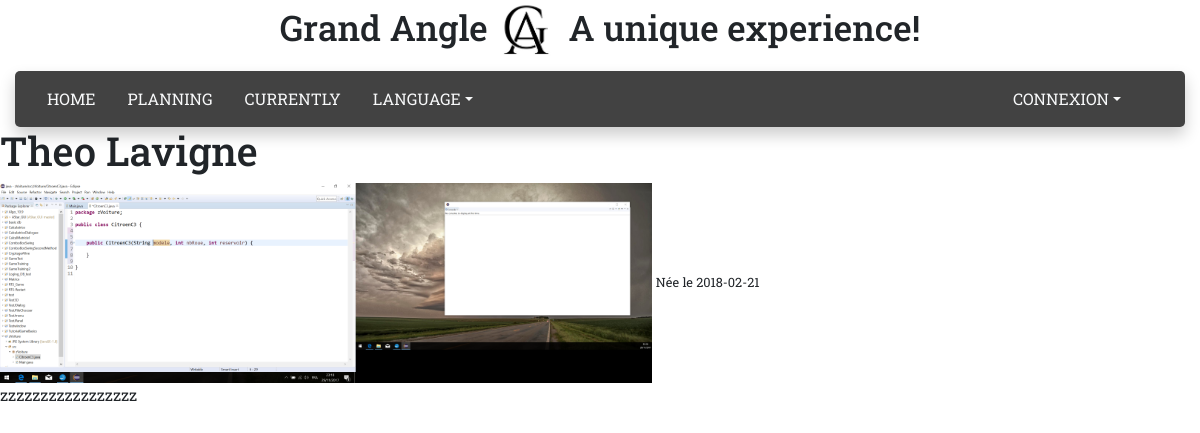
The page /?p=guest.artist&id=25 on the database its author committed.
### tables this page shows
CREATE TABLE IF NOT EXISTS `artist` (
  `idArtist` int(11) NOT NULL AUTO_INCREMENT,
  `nameArtist` varchar(100) NOT NULL,
  `surnameArtist` varchar(100) NOT NULL,
  `birthDate` date NOT NULL,
  `descrArtistFR` varchar(2000) NOT NULL,
  `descrArtistEN` varchar(2000) NOT NULL,
  `urlImg` varchar(200) DEFAULT NULL,
  `idExpo` int(11) DEFAULT NULL,
  PRIMARY KEY (`idArtist`),
  KEY `FK_artist_idExpo` (`idExpo`)
);

### App/Controller/Controller.php (called while the page is built, shortened)
<?php
class Controller {
    protected $viewpath = ROOT.'/App/Views/';
    protected function render($view ,$data = []) {
        !empty($data) ? extract($data) : false;
        require($this->viewpath.str_replace('.', '/', $view).'.php');
    }
}

### App/Controller/guest/GuestController.php (called while the page is built, shortened)
<?php
class GuestController extends ParentGuestController {
    public function artist() {
        $artistT = Utils::getTable('Artist');
        $data["artist"] = $artistT->query("SELECT * FROM artist WHERE idArtist = ?", [$_GET['id']], true);
        $this->render("guest.{$this->curentLanguage}.artist", $data);
    }
}

### public/index.php (called while the page is built, shortened)
<?php
isset($_GET['p']) ? $page = $_GET['p'] : $page = "guest.index";
$page = explode('.' ,$page);
if($page[0] === "guest") {
    $action = $page[1];
} else {
    $page[1] = ucfirst($page[1]);
    $controller = '\App\Controller\admin\\'.$page[1].'Controller';
    $action = $page[2];
    $page[2] = "";
}
$controller = new $controller();
$controller->$action();

### core/Database/MysqlDatabase.php (called while the page is built, shortened)
<?php
class MysqlDatabase extends Database {
    private $db_host, $db_name, $db_pass, $db_login;
    private $bdd;
    public function __construct($db_host, $db_name, $db_pass, $db_login) {
        $this->db_host = $db_host;
        $this->db_login = $db_login;
        $this->db_pass = $db_pass;
        $this->db_name = $db_name;
    }
    public function prepare($statement, $attributes, $class_name = null, $one = false) {
        $req = $this->getPDO()->prepare($statement);
        $res = $req->execute($attributes);
        return $one ? $req->fetch() : $req->fetchAll();
    }
    private function getPdo() {
        if(is_null($this->bdd)) {
            $this->bdd = new PDO("mysql:host=".$this->db_host.";dbname=".$this->db_name, $this->db_login, $this->db_pass);
            $this->bdd->setAttribute(PDO::ATTR_ERRMODE, PDO::ERRMODE_EXCEPTION);
        }
        return $this->bdd;
    }
}

### App/Table/Table.php (called while the page is built, shortened)
<?php
class Table  {
    protected $bdd;
    public function __construct(\Core\Database\MysqlDatabase $bdd) {
        $this->bdd = $bdd;
    }
    public function query($statement, $attributes = null, $one = false) {
        if($attributes) {
            return $this->bdd->prepare($statement, $attributes, str_replace('Table', 'Entity', get_class($this)), $one);
        } else {
            return $this->bdd->query($statement, str_replace('Table', 'Entity', get_class($this)), $one);
        }
    }
}

### App/Views/guest/fr/artist.php (the view)
<h1><?= ucfirst($artist->surnameArtist); ?> <?= ucfirst($artist->nameArtist); ?></h1>
<?php if(!is_null($artist->urlImg)): ?>
    <img src="<?= $artist->urlImg; ?>" height="200">
<?php endif; ?>
<small>Née le <?= $artist->birthDate; ?></small>
<p><?= $artist->descrArtistFR; ?></p>

### public/css/custom.css (style rules this page uses)
body { font-family: 'Roboto Slab', serif; }

### rows shown on the page
artist: surnameArtist "Theo", nameArtist "Lavigne", urlImg (picture), birthDate "2018-02-21", descrArtistFR "zzzzzzzzzzzzzzzzz"
